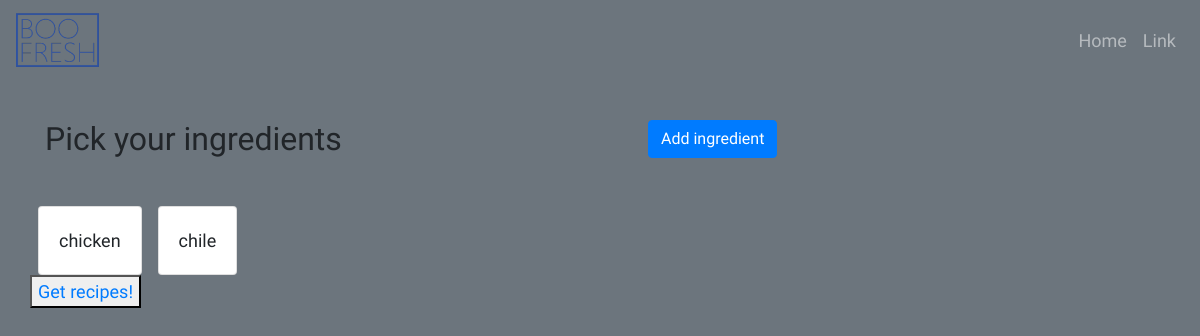
The page /pick-ingredients on the database as committed earlier.
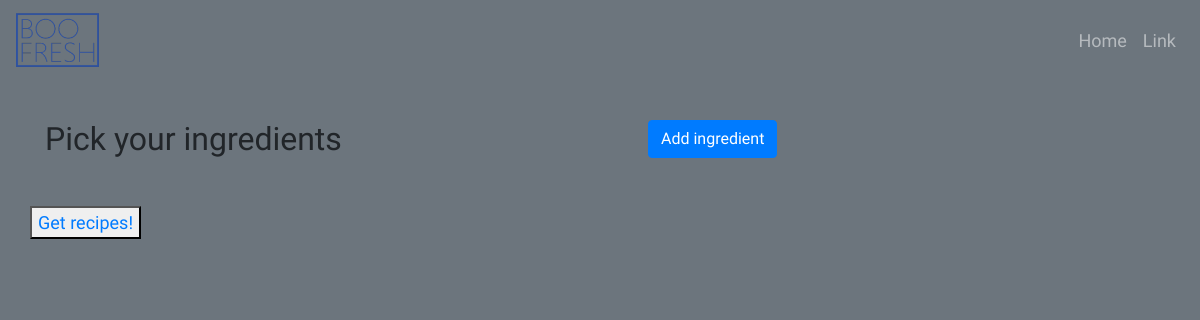
The same page on the database as committed later.
### flaskdriver/models.py (models this page shows)
class Ingredient(db.Model):
    id = db.Column(db.Integer, primary_key=True)
    name = db.Column(db.String(120), unique=True)

### flaskdriver/main/routes.py (the view)
@main.route("/pick-ingredients", methods=['GET', 'POST'])
def pick_ingredients():
    title = "Pick the groceries you want to get"
    form = AddIngredientForm()
    if form.validate_on_submit():
        new_item = Ingredient(name=form.name.data)
        db.session.add(new_item)
        db.session.commit()
        return redirect(url_for('main.pick_ingredients'))
    ingredients = Ingredient.query.order_by(Ingredient.name).all()
    return render_template("pick_ingredients.html", title=title, ingredients=ingredients, form=form)

### flaskdriver/templates/pick_ingredients.html (shortened to what this page needs)
{% extends "layout.html" %}
{% block content %}
<div id="ingredients-div" class="container">
    <div class="row">
            <h2 class="col-md-6">Pick your ingredients</h2>
            <div class="col-md-6 pl-5 mb-5">
                <button type="button" class="btn btn-primary" data-toggle="modal" data-target="#exampleModal">Add ingredient</button>
            </div>
    </div>
    <div class="row border-primary">
        {% for item in ingredients %}
                <div class="card mx-2">
                    <div class="card-body">
                        <p class="card-text">{{ item.name }}</p>
                    </div>
                </div>
        {% endfor %}
    </div>
    <div class="row">
        <button><a href="{{ url_for('main.get_recipes_from_ingredients') }}">Get recipes!</a></button>
    </div>
</div>
{% endblock content %}

### flaskdriver/templates/layout.html (shortened to what this page needs)
<!DOCTYPE html>
<html>
<head>
    <link rel="stylesheet" href="https://stackpath.bootstrapcdn.com/bootstrap/4.3.1/css/bootstrap.min.css">
    <link rel="stylesheet" type="text/css" href="{{ url_for('static', filename = 'main.css') }}">
</head>
<body class="bg-secondary">
        <nav class="navbar navbar-expand-md bg-secondary navbar-dark sticky-top">
                <a href="{{ url_for('main.home') }}"><img id="nav-img" class="navbar-brand" src="{{ url_for('static', filename='images/tempFreshLogo.png') }}"></img></a>
                <div class="collapse navbar-collapse" id="navbarSupportedContent">
                    <ul class="navbar-nav ml-auto">
                        <li class="nav-item">
                            <a class="nav-link" href="{{ url_for('main.home') }}">Home</a>
                        </li>
                        <li class="nav-item">
                            <a class="nav-link" href="#">Link</a>
                        </li>
                    </ul>
                </div>
        </nav>
    {% block content %}
    {% endblock content %}
</body>
</html>

### flaskdriver/static/main.css (style rules this page uses)
body { font-family: "Caveat Brush"; font-size: 18px; }
.navbar-brand { font-size: 2.0em; }
#nav-img { height: 8vh; }
#ingredients-div { margin-top: 5vh; }

Rows that differ between the two databases and show on the page:
removed Ingredient: name "chicken"
removed Ingredient: name "chile"
